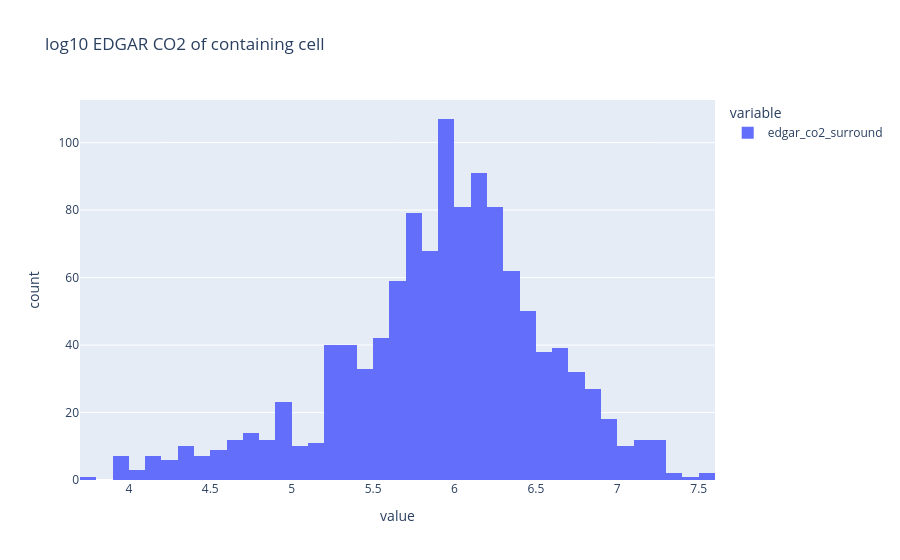

Notebook source saved alongside this figure:
### Code cell
# 2. Distribution — log-normal-ish
px.histogram(
    np.log10(statics["edgar_co2_surround"]),
    nbins=60,
    title="log10 EDGAR CO2 of containing cell",
).show()

### Figure 1 — Plotly figure (JSON) as saved in the notebook; plotly's stock layout.template omitted (floating-point values rounded to 4 significant figures; data arrays with more than 128 entries replaced by an {"elided": "..."} marker saying what was removed)
{"data": [{"bingroup": "x", "hovertemplate": "variable=edgar_co2_surround<br>value=%{x}<br>count=%{y}<extra></extra>", "legendgroup": "edgar_co2_surround", "marker": {"color": "#636efa", "pattern": {"shape": ""}}, "name": "edgar_co2_surround", "nbinsx": 60, "orientation": "v", "showlegend": true, "type": "histogram", "x": {"elided": "1158 float values"}, "xaxis": "x", "yaxis": "y"}], "layout": {"barmode": "relative", "legend": {"title": {"text": "variable"}, "tracegroupgap": 0}, "title": {"text": "log10 EDGAR CO2 of containing cell"}, "xaxis": {"anchor": "y", "domain": [0, 1], "title": {"text": "value"}}, "yaxis": {"anchor": "x", "domain": [0, 1], "title": {"text": "count"}}}}
